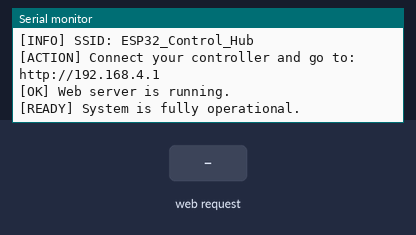
A sketch run on a simulated ESP32. Parts: the last lines printed to the serial monitor. The inputs (shaded band) are chosen by the test bench. USB keyboard and mouse output is not drawn.

Above: at 1.2 s.
1.3 s: HTTP request GET /cmd_terminal received
At 2.5 s:
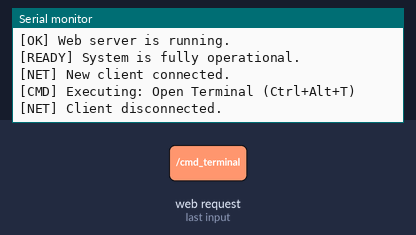
2.8 s: HTTP request GET /cmd_lock received
At 3.8 s:
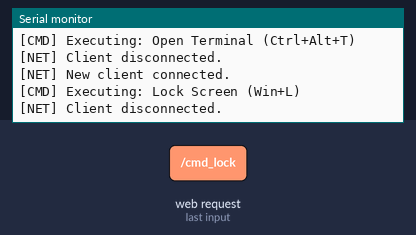
4.3 s: HTTP request GET /cmd_run received
At 5.0 s:
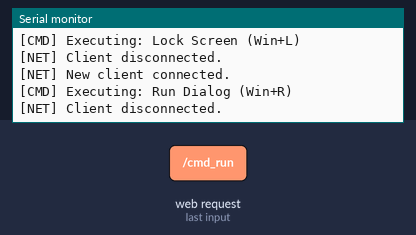
5.8 s: HTTP request GET /cmd_home received
At 7.0 s:
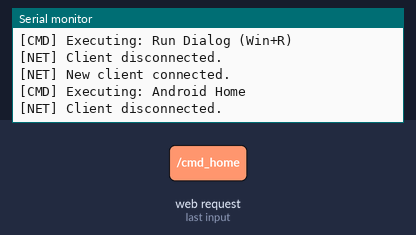
7.3 s: HTTP request GET /cmd_back received
At 8.5 s:
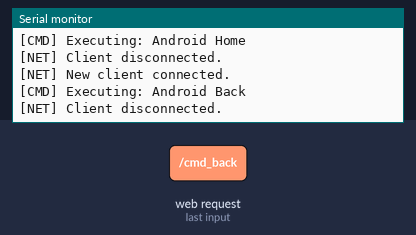
8.8 s: HTTP request GET /cmd_apps received
At 9.6 s:
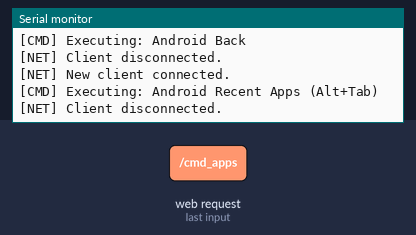

The sketch:

esp32_remote_control.ino
```cpp
/*
  ================================================================================
  ESP32 Advanced Remote Control via Web & BLE
  ================================================================================
  - Creates a Wi-Fi Access Point for the controller device (e.g., Kali Linux).
  - Hosts a responsive web server with a command interface.
  - Acts as a Bluetooth (BLE) Human Interface Device (HID) keyboard.
  - Can send keystrokes to any paired host (PC, Mac, Linux, Android).
  - Author: Manus
  - Version: 1.2 (Stable Build)
  ================================================================================
*/

// ===============================================================================
// 1. LIBRARIES
// ===============================================================================
#include <WiFi.h>
#include <BleKeyboard.h>

// ===============================================================================
// 2. CONFIGURATION
// ===============================================================================
// --- Wi-Fi Access Point Settings ---
const char* WIFI_SSID = "ESP32_Control_Hub"; // The name of the Wi-Fi network
const char* WIFI_PASS = "secure12345";      // The password for the Wi-Fi network (min 8 chars)
WiFiServer server(80);                      // Web server runs on port 80

// --- Bluetooth HID Settings ---
const char* BLE_DEVICE_NAME = "ESP32 Pro Keyboard"; // Define the device name as a constant
BleKeyboard bleKeyboard(BLE_DEVICE_NAME, "Manus-Corp", 100);

// ===============================================================================
// 3. SETUP FUNCTION (runs once at startup)
// ===============================================================================
void setup() {
  Serial.begin(115200);
  Serial.println("\n[INFO] Initializing ESP32 Advanced Remote Control...");

  // --- Start Bluetooth Keyboard ---
  bleKeyboard.begin();
  Serial.println("[OK] Bluetooth HID Service started.");
  Serial.print("[ACTION] Pair this device. Name: '");

  // FINAL CORRECTION: Print the constant we defined ourselves.
  // This avoids accessing the private members of the library.
  Serial.print(BLE_DEVICE_NAME);

  Serial.println("'");

  // --- Start Wi-Fi Access Point ---
  WiFi.softAP(WIFI_SSID, WIFI_PASS);
  IPAddress apIP = WiFi.softAPIP();
  Serial.println("[OK] Wi-Fi Access Point is active.");
  Serial.print("[INFO] SSID: ");
  Serial.println(WIFI_SSID);
  Serial.print("[ACTION] Connect your controller and go to: http://");
  Serial.println(apIP);

  // --- Start Web Server ---
  server.begin();
  Serial.println("[OK] Web server is running.");
  Serial.println("\n[READY] System is fully operational.");
}

// ===============================================================================
// 4. HELPER FUNCTIONS
// ===============================================================================

/**
 * @brief Sends the HTML web page to the connected client.
 * @param client The WiFiClient object.
 */
void sendHtmlPage(WiFiClient& client) {
  client.println("HTTP/1.1 200 OK");
  client.println("Content-type:text/html");
  client.println("Connection: close");
  client.println();
  client.println("<!DOCTYPE html><html><head><title>ESP32 Remote</title><meta name='viewport' content='width=device-width, initial-scale=1'>");
  client.println("<style>");
  client.println("html { font-family: -apple-system, BlinkMacSystemFont, 'Segoe UI', Roboto, Helvetica, Arial, sans-serif; }");
  client.println("body { background-color: #121212; color: #e0e0e0; margin: 0; padding: 20px; }");
  client.println(".container { max-width: 800px; margin: 0 auto; text-align: center; }");
  client.println("h1 { color: #bb86fc; border-bottom: 2px solid #bb86fc; padding-bottom: 10px; margin-bottom: 20px; }");
  client.println(".grid { display: grid; grid-template-columns: repeat(auto-fit, minmax(150px, 1fr)); gap: 15px; }");
  client.println(".btn { background-color: #03dac6; color: #000; padding: 15px 10px; text-decoration: none; border-radius: 8px; font-weight: bold; transition: transform 0.2s, background-color 0.2s; }");
  client.println(".btn:hover { background-color: #3700b3; color: #fff; transform: scale(1.05); }");
  client.println("</style></head><body><div class='container'><h1>ESP32 Remote Control</h1>");
  client.println("<div class='grid'>");
  // PC Commands
  client.println("<a class='btn' href='/cmd_terminal'>Open Terminal</a>");
  client.println("<a class='btn' href='/cmd_lock'>Lock Screen</a>");
  client.println("<a class='btn' href='/cmd_run'>Run Dialog (Win)</a>");
  // Android Commands
  client.println("<a class='btn' href='/cmd_home'>Android Home</a>");
  client.println("<a class='btn' href='/cmd_back'>Android Back</a>");
  client.println("<a class='btn' href='/cmd_apps'>Android Apps</a>");
  client.println("</div></div></body></html>");
}

/**
 * @brief Processes the command from the HTTP request and sends keystrokes.
 * @param requestLine The first line of the HTTP GET request.
 */
void processCommand(const String& requestLine) {
  if (requestLine.indexOf("GET /cmd_terminal") >= 0) {
    Serial.println("[CMD] Executing: Open Terminal (Ctrl+Alt+T)");
    bleKeyboard.press(KEY_LEFT_CTRL);
    bleKeyboard.press(KEY_LEFT_ALT);
    bleKeyboard.write('t');
    bleKeyboard.releaseAll();
  } else if (requestLine.indexOf("GET /cmd_lock") >= 0) {
    Serial.println("[CMD] Executing: Lock Screen (Win+L)");
    bleKeyboard.press(KEY_LEFT_GUI);
    bleKeyboard.write('l');
    bleKeyboard.releaseAll();
  } else if (requestLine.indexOf("GET /cmd_run") >= 0) {
    Serial.println("[CMD] Executing: Run Dialog (Win+R)");
    bleKeyboard.press(KEY_LEFT_GUI);
    bleKeyboard.write('r');
    bleKeyboard.releaseAll();
  } else if (requestLine.indexOf("GET /cmd_home") >= 0) {
    Serial.println("[CMD] Executing: Android Home");
    bleKeyboard.write(KEY_HOME);
  } else if (requestLine.indexOf("GET /cmd_back") >= 0) {
    Serial.println("[CMD] Executing: Android Back");
    bleKeyboard.write(KEY_ESC);
  } else if (requestLine.indexOf("GET /cmd_apps") >= 0) {
    Serial.println("[CMD] Executing: Android Recent Apps (Alt+Tab)");
    bleKeyboard.press(KEY_LEFT_ALT);
    bleKeyboard.write(KEY_TAB);
    bleKeyboard.releaseAll();
  }
}

// ===============================================================================
// 5. MAIN LOOP (runs repeatedly)
// ===============================================================================
void loop() {
  WiFiClient client = server.available();
  if (!client) {
    return;
  }

  Serial.println("\n[NET] New client connected.");
  unsigned long startTime = millis();
  String currentLine = "";

  while (client.connected() && (millis() - startTime < 2000)) { // Timeout to prevent hanging
    if (client.available()) {
      char c = client.read();
      if (c == '\n') {
        if (currentLine.length() == 0) {
          sendHtmlPage(client);
          break;
        } else {
          // First line of the request is what we care about
          processCommand(currentLine);
          currentLine = "";
        }
      } else if (c != '\r') {
        currentLine += c;
      }
    }
  }

  client.stop();
  Serial.println("[NET] Client disconnected.");
}
```

Measured:
- after the input at 1.3 s, the serial monitor: prints a new line at once (image 1)
- after the input at 2.8 s, the serial monitor: prints a new line at once (image 2)
- after the input at 4.3 s, the serial monitor: prints a new line at once (image 3)
- after the input at 5.8 s, the serial monitor: prints a new line at once (image 4)
- after the input at 7.3 s, the serial monitor: prints a new line at once (image 5)
- after the input at 8.8 s, the serial monitor: prints a new line at once (image 6)
